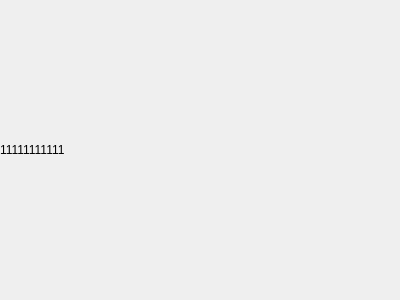
<?xml version="1.0" encoding="UTF-8"?>
<ui version="4.0">
 <class>Picture_Dialog</class>
 <widget class="QDialog" name="Picture_Dialog">
  <property name="geometry">
   <rect>
    <x>0</x>
    <y>0</y>
    <width>400</width>
    <height>300</height>
   </rect>
  </property>
  <property name="windowTitle">
   <string>Dialog</string>
  </property>
  <layout class="QGridLayout" name="gridLayout">
   <property name="leftMargin">
    <number>0</number>
   </property>
   <property name="topMargin">
    <number>0</number>
   </property>
   <property name="rightMargin">
    <number>0</number>
   </property>
   <property name="bottomMargin">
    <number>0</number>
   </property>
   <property name="spacing">
    <number>0</number>
   </property>
   <item row="0" column="0">
    <widget class="QLabel" name="label">
     <property name="text">
      <string>11111111111</string>
     </property>
     <property name="scaledContents">
      <bool>true</bool>
     </property>
    </widget>
   </item>
  </layout>
 </widget>
 <resources/>
 <connections/>
</ui>
